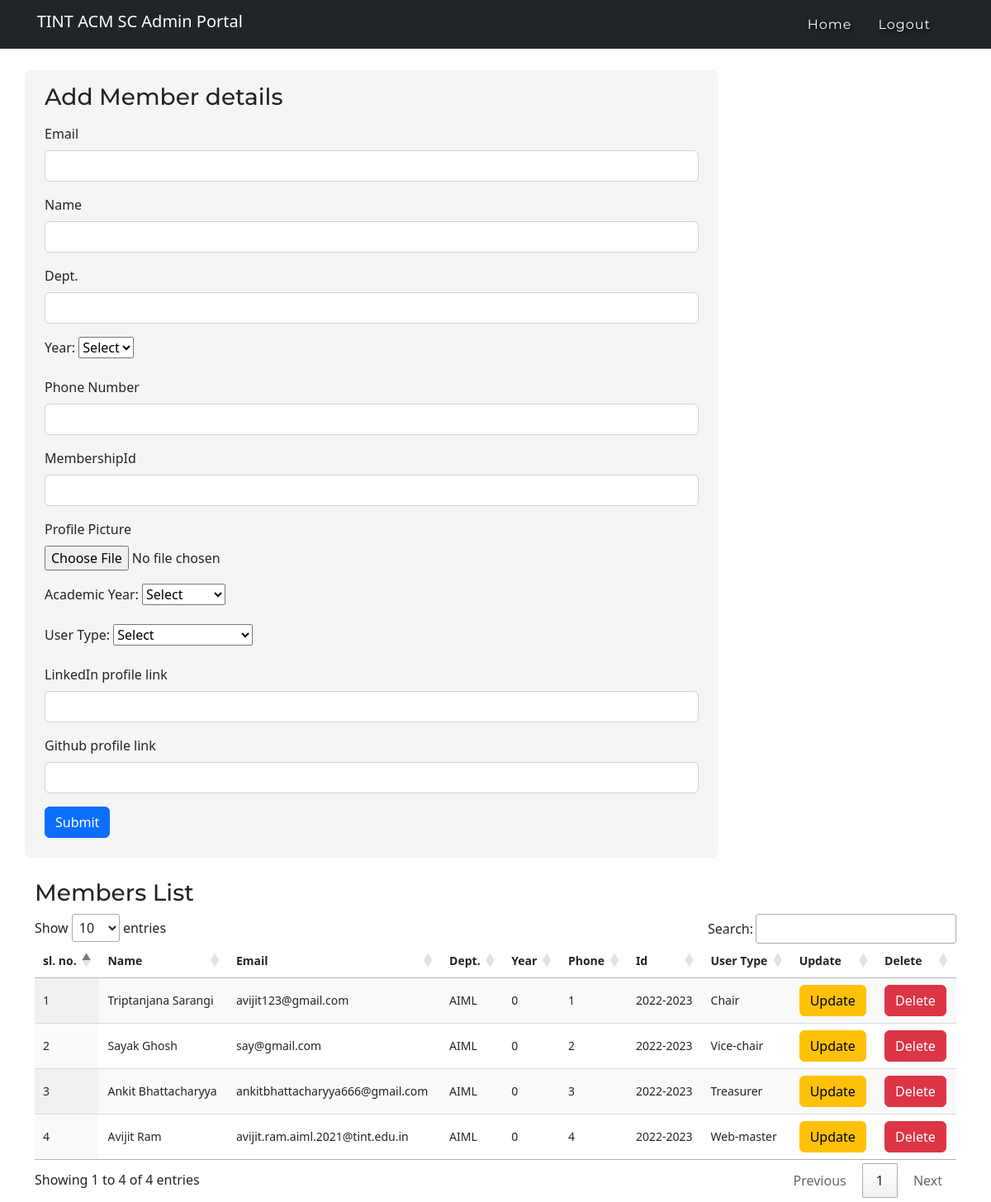
The page /ADMIN/member_register.php (signed in) on the database its author committed.
### tables this page shows
CREATE TABLE `members` (
  `sln` int(11) NOT NULL,
  `email` varchar(50) NOT NULL,
  `name` varchar(30) NOT NULL,
  `dept` varchar(30) NOT NULL,
  `phone no.` int(20) NOT NULL,
  `membership id` varchar(15) NOT NULL,
  `profile pic` varchar(100) NOT NULL,
  `academic-year` int(11) NOT NULL,
  `user type` varchar(50) NOT NULL,
  `linkedin` varchar(100) NOT NULL,
  `github` varchar(100) NOT NULL
);

### ADMIN/member_register.php (the view, shortened to what this page needs)
<?php
require '../ADMIN/_dbconnect.php';
?>
<!doctype html>
<html lang="en">
<head>
    <link href="https://cdn.jsdelivr.net/npm/bootstrap@5.2.2/dist/css/bootstrap.min.css" rel="stylesheet">
    <link rel="stylesheet" href="../CSS/admin_nav.css" class="css">
    <link rel="stylesheet" href="style.css">
    <link rel="stylesheet" type="text/css" href="https://cdn.datatables.net/1.12.1/css/jquery.dataTables.css">
    <link rel="stylesheet" href="../CSS/event_register.css">
</head>
<body>
    <?php
    require '../ADMIN/admin_nav.php';
    ?>
    <div class="container-fluid" style="margin-top: 1.7%;">
        <div class="row align-items-start">
            <div class="col-xl-2 col-lg-3 r-table" style=" background: #F5F5F5; border: solid 2px rgb(#F5F5F5); border-radius: .5em; padding-bottom:2%">
                <div class="container-fluid mt-3">
                    <h3 class="mb-3">Add Member details</h3>
                    <form action="/avijit/ACM/ADMIN/member_register.php" method="POST" enctype="multipart/form-data">
                        <div class=" mb-3">
                            <label class="form-label">Email</label>
                            <input class="form-control type=" email" name="email">
                        </div>
                        <div class=" mb-3">
                            <label class="form-label">Name</label>
                            <input class="form-control type=" text" name="username">
                        </div>
                        <div class=" mb-3">
                            <label class="form-label">Dept.</label>
                            <input class="form-control type=" text" name="department">
                        </div>
                        <div class=" mb-3">
                            <label class="form-label">Year:</label>
                            <select class="custom-select" id="access" name="year">
                                <option default value="">Select</option>
                            </select>
                        </div>
                        <div class=" mb-3">
                            <label class="form-label">Phone Number</label>
                            <input class="form-control type=" text" name="phNo">
                        </div>
                        <div class=" mb-3">
                            <label class="form-label">MembershipId</label>
                            <input class="form-control type=" text" name="memId">
                        </div>
                        <div class=" mb-3">
                            <label class="form-label">Profile Picture</label>
                            <div class="custom-file">
                                <input type="file" class="custom-file-input" id="profilePic" name="profilePic">
                            </div>
                        </div>
                        <div class=" mb-3">
                            <label class="form-label">Academic Year:</label>
                            <select class="custom-select" id="access" name="academic-year">
                                <option default value="">Select</option>
                            </select>
                        </div>
                        <div class=" mb-3">
                            <label class="form-label">User Type:</label>
                            <select class="custom-select" id="access" name="user_type">
                                <option default value="">Select</option>
                            </select>
                        </div>
                        <div class=" mb-3">
                            <label class="form-label">LinkedIn profile link</label>
                            <input class="form-control type=" text" name="linkedin">
                        </div>
                        <div class=" mb-3">
                            <label class="form-label">Github profile link</label>
                            <input class="form-control type=" text" name="github">
                        </div>
                        <div>
                            <button type="submit" class="btn btn-primary">Submit</button>
                        </div>
                    </form>
                </div>
            </div>
            <div class="col r-table">
                <h3 class="mt-3">Members List</h3>
                <table id="table_id" class="display" style="font-size: 14px;">
                    <thead>
                        <tr>
                            <th>sl. no.</th>
                            <th scope="col">Name</th>
                            <th scope="col">Email</th>
                            <th scope="col">Dept.</th>
                            <th scope="col">Year</th>
                            <th scope="col">Phone</th>
                            <th scope="col">Id</th>
                            <th scope="col">User Type</th>
                            <th scope="col">Update</th>
                            <th scope="col">Delete</th>
                        </tr>
                    </thead>
                    <tbody>
                        <?php
                        $fet = "SELECT * FROM `members`";
                        $res1 = mysqli_query($conn, $fet);
                        $num = mysqli_num_rows($res1);
                        $sln = 1;
                        if ($num > 0) {
                            while ($num--)
                            {
                                $row = mysqli_fetch_assoc($res1);
                                echo '
                            <tr>
                                <td scope="col">' . $sln . '</td>
                                <td scope="col">' . $row['name'] . '</td>
                                <td scope="col">' . $row['email'] . '</td>
                                <td scope="col">' . $row['dept'] . '</td>
                                <td scope="col">' . $row['phone no.'] . '</td>
                                <td scope="col">' . $row['membership id'] . '</td>
                                <td scope="col">' . $row['academic-year'] . '-' . $row['academic-year'] + 1 . '</td>
                                <td scope="col">' . $row['user type'] . '</td>
                                <td scope="col"><button type="button" class="upd btn btn-warning" id="' . $row['sln'] . '">Update</button></td>
                                <td scope="col"><button type="button" class="del btn btn-danger" id="' . $row['sln'] . '">Delete</button></td>
                            </tr>
                            </div>';
                                $sln = $sln + 1;
                            }
                        }
                        ?>
</body>
</html>

### CSS/admin_nav.css (style rules this page uses)
* { margin: 0; padding: 0; box-sizing: border-box; }

### CSS/style.css (style rules this page uses)
* { margin: 0px; padding: 0px; box-sizing: border-box; scroll-behavior: smooth; }
body { overflow-x: hidden; }
h1,h2,h3,h4 { font-family: 'Montserrat', sans-serif; }

### CSS/event_register.css (style rules this page uses)
.r-table { margin: 5px 30px; }
@media screen and (max-width: 1200px) { .r-table { width: 70%; } }

### rows shown on the page
members: name "Triptanjana Sarangi", email "avijit123@gmail.com", dept "AIML", value "0", membership id "1", value "2022", $row['academic-year'] + 1 "2023", user type "Chair"
members: name "Sayak Ghosh", email "say@gmail.com", dept "AIML", value "0", membership id "2", value "2022", $row['academic-year'] + 1 "2023", user type "Vice-chair"
members: name "Ankit Bhattacharyya", email "ankitbhattacharyya666@gmail.com", dept "AIML", value "0", membership id "3", value "2022", $row['academic-year'] + 1 "2023", user type "Treasurer"
members: name "Avijit Ram", email "avijit.ram.aiml.2021@tint.edu.in", dept "AIML", value "0", membership id "4", value "2022", $row['academic-year'] + 1 "2023", user type "Web-master"
